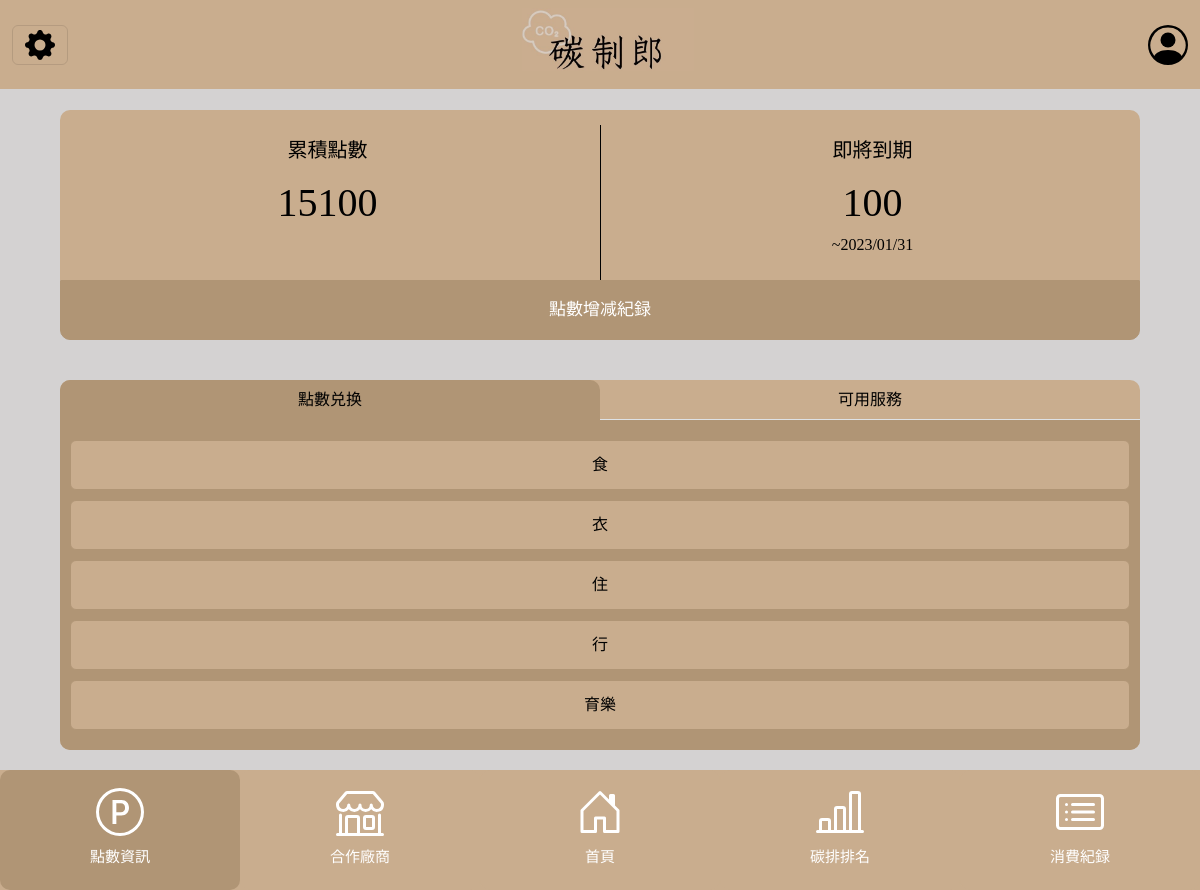
The app's page /point_view/ (signed in), older data.
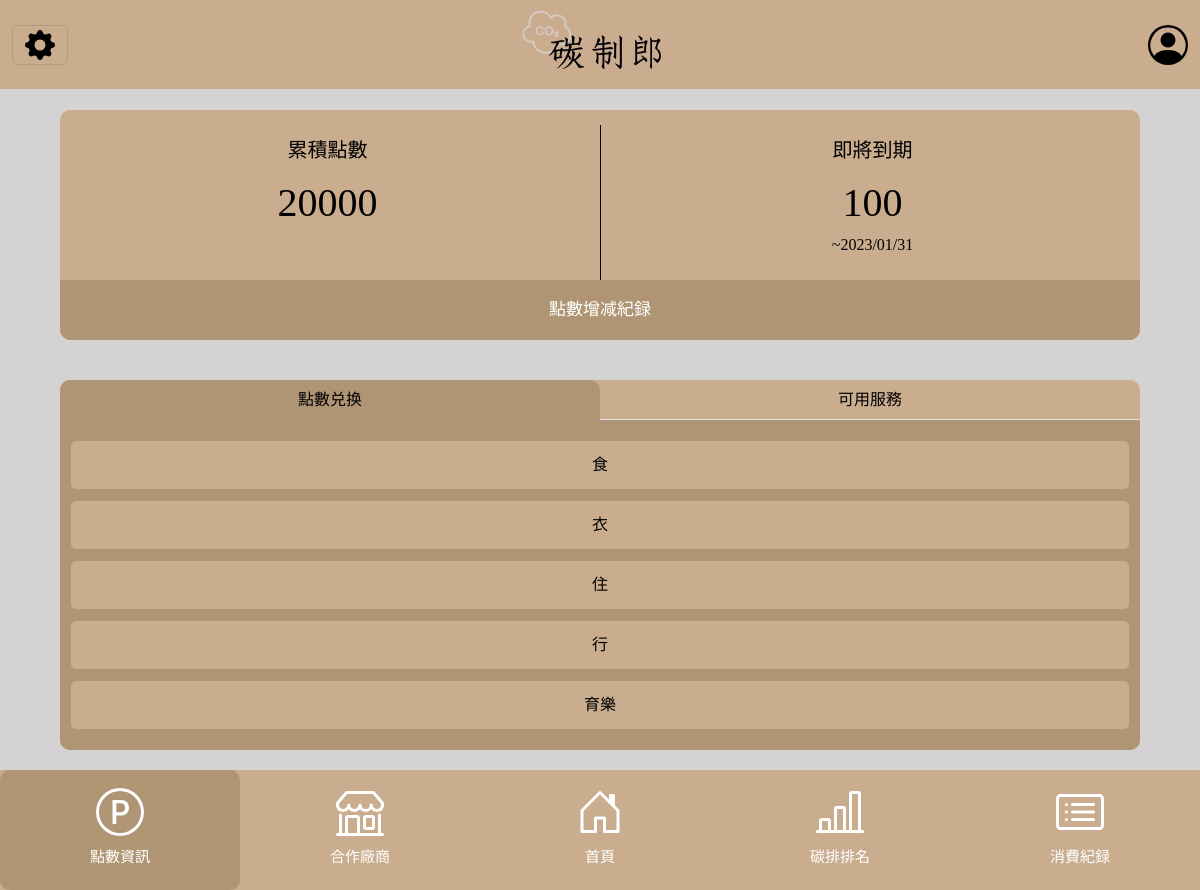
The same page, newer data.
### myapp/models.py (models this page shows, shortened)
class member(models.Model):
    MemID = models.CharField('會員編號', max_length=1000, primary_key=True)
    MemName = models.CharField('會員姓名', max_length=20, null=False)
    MemPh = models.CharField('會員電話', max_length=50, null=False)
    MemPW = models.CharField('會員密碼', max_length=100, null=False)
    Memsanfan = models.CharField('會員身分證', max_length=100, null=False)
    MemCity = models.CharField('會員城市', max_length=100, null=False)
    MemAddr = models.CharField('會員地址', max_length=100, null=False)
    Memmail = models.CharField('會員電郵', max_length=100, null=False)
    Memxin = models.CharField('會員信用卡號', max_length=100, null=True)
    MCarbon = models.FloatField('碳排量', null=True)
    MemPoint = models.IntegerField('碳權點數', null=True)
    MemPic = models.CharField('頭貼', max_length=100, null=True)
    Memrank = models.IntegerField('徽章')
    MemRPic = models.CharField('徽章', max_length=100, null=True)

### myapp/views.py (the view)
# urls.py: path('point_view/', views.point_view),
def point_view(request):
    san = request.session.get('session_id')
    if san != 0 and san is not None:
        item = member.objects.get(Memsanfan=san)
        users = point.objects.filter(Memsanfan=san)
        ser1 = Service.objects.filter( SKind = 1 )
        se1 = Service.objects.get( SKind = 1 )
        tempoint1 = se1.SPoint * 0.9
        ser2 = Service.objects.filter( SKind = 2 )
        se2 = Service.objects.get( SKind = 2 )
        tempoint2 = se2.SPoint * 0.9
        ser3 = Service.objects.filter( SKind = 3 )
        se3 = Service.objects.get(  SKind = 3 )
        tempoint3 = se3.SPoint * 0.9
        ser4 = Service.objects.filter( SKind = 4 )
        se4 = Service.objects.get( SKind = 4 )
        tempoint4 = se4.SPoint * 0.9
        ser5 = Service.objects.filter( SKind = 5 )
        se5 = Service.objects.get( SKind = 5 )
        tempoint5 = se5.SPoint * 0.9
        exs = Exchanged.objects.filter(Memsanfan=san)
        return render(request, 'point.html', locals())
    else:
        messages.error(request, '您尚未登入，請先登入')
        return HttpResponseRedirect("/login/")

### templates/point.html (shortened to what the changed rows need)
<!DOCTYPE html>
<html lang="en">
<head>
    <link href="https://cdn.jsdelivr.net/npm/bootstrap@5.2.3/dist/css/bootstrap.min.css" rel="stylesheet"
>
    <link rel="stylesheet" href="../static/css/index.css">
    <link rel="stylesheet" href="../static/css/basic.css">
</head>
<body>
    <div class="main_body">
        <div class="tab-pane main_body point_bg" id="pills-point" role="tabpanel" aria-labelledby="pills-point-tab">
            <div class="pnt_inf">
                <p class="pnt_inf_t">累積點數</p>
                <p class="pnt_inf_n">{{item.MemPoint}}</p>
                <div class="break_r"></div>
                <p class="pnt_inf_t">即將到期</p>
                <p class="pnt_inf_n">100</p>
                <p style="font-size: 8;">~2023/01/31</p>
            </div>
        </div>
    </div>
</body>
</html>

Row changes from the older to the newer data that the page shows:
changed member: MemPoint "15100" → "20000"
